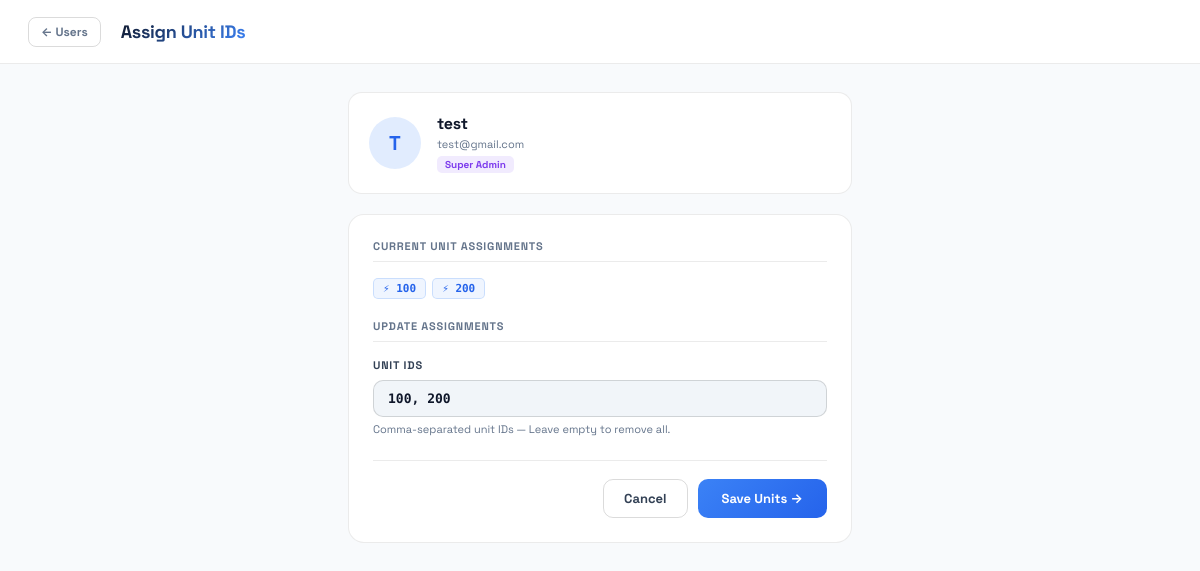
/users/3/assign/ (signed in), run on the app's committed database.
### app1/models.py (models this page shows, shortened)
class User(AbstractUser):
    ROLE_CHOICES = [
        ('superadmin', 'Super Admin'),
        ('admin', 'Admin'),
        ('user', 'User'),
    ]
    role = models.CharField(max_length=20, choices=ROLE_CHOICES, default='user')
    unit_ids = models.JSONField(
        default=list,
        blank=True,
        help_text="List of unit IDs this user has access to"
    )
    created_at = models.DateTimeField(auto_now_add=True)
    updated_at = models.DateTimeField(auto_now=True)
    groups = models.ManyToManyField(
        'auth.Group',
        verbose_name='groups',
        blank=True,
        related_name='app1_user_set',
        related_query_name='app1_user',
    )
    user_permissions = models.ManyToManyField(
        'auth.Permission',
        verbose_name='user permissions',
        blank=True,
        related_name='app1_user_set',
        related_query_name='app1_user',
    )
    class Meta:
        verbose_name = 'User'
        verbose_name_plural = 'Users'
    def is_admin_or_superadmin(self):
        return self.role in ('admin', 'superadmin')
    def get_unit_ids(self):
        return self.unit_ids if self.unit_ids else []

### app1/views.py (the view)
# urls.py: path('users/<int:user_id>/assign/',   views.assign_units, name='assign_units'),
@admin_required
def assign_units(request, user_id):
    target_user = get_object_or_404(User, pk=user_id)
    initial = {
        'unit_ids_input': ', '.join(str(u) for u in target_user.get_unit_ids())
    }
    form = AssignUnitsForm(request.POST or None, initial=initial)
    if request.method == 'POST' and form.is_valid():
        target_user.unit_ids = form.cleaned_data['unit_ids_input']
        target_user.save()
        messages.success(request, f'Units updated for "{target_user.username}".')
        return redirect('user_list')
    return render(request, 'app1/assign_units.html', {
        'form': form,
        'target_user': target_user,
    })

### app1/forms.py (shortened to what this page needs)
class AssignUnitsForm(forms.Form):
    unit_ids_input = forms.CharField(
        label='Unit IDs',
        required=False,
        widget=forms.TextInput(attrs={
            'placeholder': 'e.g. 100, 101, 102',
            'class': 'auth-input',
        }),
        help_text='Comma-separated unit IDs'
    )

### app1/views.py (called while the page is built)
def admin_required(view_func):
    @wraps(view_func)
    @login_required(login_url='login')
    def wrapper(request, *args, **kwargs):
        if not request.user.is_admin_or_superadmin():
            return HttpResponseForbidden(
                "<h2>403 – Forbidden</h2><p>Admin access required.</p>"
            )
        return view_func(request, *args, **kwargs)
    return wrapper

### app1/templates/app1/assign_units.html (shortened to what this page needs)
<!DOCTYPE html>
<html lang="en">
<head>
</head>
<body>
<header class="topbar">
  <a href="{% url 'user_list' %}" class="back-btn">← Users</a>
  <span class="topbar-title">Assign Unit IDs</span>
</header>
<div class="content">
  <div class="user-profile">
    <div class="avatar-lg">{{ target_user.username|slice:":1"|upper }}</div>
    <div>
      <div class="profile-name">{{ target_user.get_full_name|default:target_user.username }}</div>
      <div class="profile-sub">{{ target_user.email|default:"No email" }}</div>
      <span class="badge {{ target_user.role }}">{{ target_user.get_role_display }}</span>
    </div>
  </div>
  <div class="form-card">
    <div class="section-title">Current Unit Assignments</div>
    {% if target_user.unit_ids %}
      <div class="current-units" style="margin-bottom:20px;">
        {% for uid in target_user.unit_ids %}
          <span class="unit-pill">⚡ {{ uid }}</span>
        {% endfor %}
      </div>
    {% else %}
      <p class="unit-none" style="margin-bottom:20px;">No units currently assigned</p>
    {% endif %}
    <div class="section-title">Update Assignments</div>
    <form method="post" novalidate>
      <div class="fg">
        <label class="flb">Unit IDs</label>
        {{ form.unit_ids_input }}
        <div class="hint">{{ form.unit_ids_input.help_text }} — Leave empty to remove all.</div>
      </div>
      <div class="form-actions">
        <a href="{% url 'user_list' %}" class="cancel-btn">Cancel</a>
        <button type="submit" class="submit-btn">Save Units →</button>
      </div>
    </form>
  </div>
</div>
</body>
</html>

### app1/templates/app1/assign_units.html (style rules this page uses)
* { margin:0;padding:0;box-sizing:border-box; }
:root { --font-text:'Space Grotesk',-apple-system,BlinkMacSystemFont,sans-serif; --font-mono:'Syne Mono',monospace; --bg:#F8FAFC;--bg2:#FFFFFF;--surface:#F1F5F9; --border:rgba(0,0,0,0.08);--border2:rgba(0,0,0,0.14); --text1:#0F172A;--text2:#334155;--text3:#64748B; --accent:#3B82F6;--accent2:#2563EB;--error:#F43F5E; }
body { font-family:var(--font-text);background:var(--bg);color:var(--text1);font-size:13px;-webkit-font-smoothing:antialiased;min-height:100vh; }
.topbar { background:var(--bg2);border-bottom:1px solid var(--border);padding:0 28px;height:64px;display:flex;align-items:center;gap:20px;position:sticky;top:0;z-index:50; }
.topbar-title { font-size:18px;font-weight:800;background:linear-gradient(135deg,#0F172A,#3B82F6);-webkit-background-clip:text;background-clip:text;color:transparent;letter-spacing:-0.3px; }
.back-btn { display:inline-flex;align-items:center;gap:5px;font-size:12px;font-weight:700;color:var(--text3);text-decoration:none;padding:6px 12px;border-radius:8px;border:1px solid var(--border2);transition:all 0.15s; }
.content { padding:28px;max-width:560px;margin:0 auto; }
.user-profile { background:var(--bg2);border:1px solid var(--border);border-radius:14px;padding:20px;display:flex;align-items:center;gap:16px;margin-bottom:20px; }
.avatar-lg { width:52px;height:52px;border-radius:50%;background:rgba(59,130,246,0.15);display:flex;align-items:center;justify-content:center;font-size:20px;font-weight:800;color:#2563EB;flex-shrink:0; }
.profile-name { font-size:16px;font-weight:800;letter-spacing:-0.2px; }
.profile-sub { font-size:11px;color:var(--text3);margin-top:3px; }
.badge { display:inline-flex;align-items:center;gap:4px;font-size:10px;font-weight:800;padding:2px 8px;border-radius:5px;margin-top:5px; }
.badge.superadmin { background:rgba(139,92,246,0.12);color:#7C3AED; }
.form-card { background:var(--bg2);border:1px solid var(--border);border-radius:16px;padding:24px; }
.section-title { font-size:11px;font-weight:800;letter-spacing:0.8px;text-transform:uppercase;color:var(--text3);margin-bottom:16px;padding-bottom:8px;border-bottom:1px solid var(--border); }
.fg { margin-bottom:18px; }
.flb { display:block;font-size:11px;font-weight:700;color:var(--text2);letter-spacing:0.8px;text-transform:uppercase;margin-bottom:8px; }
.auth-input { width:100%;padding:10px 14px;background:var(--surface);border:1px solid var(--border2);border-radius:10px;color:var(--text1);font-family:var(--font-mono);font-size:13px;font-weight:600;outline:none;transition:border-color 0.15s,box-shadow 0.15s; }
.auth-input::placeholder { color:var(--text3);font-family:var(--font-text);font-weight:400;font-size:12px; }
.hint { font-size:11px;color:var(--text3);margin-top:5px; }
.current-units { display:flex;flex-wrap:wrap;gap:6px;margin-bottom:8px; }
.unit-pill { font-family:var(--font-mono);font-size:11px;font-weight:700;padding:3px 9px;background:rgba(59,130,246,0.08);border:1px solid rgba(59,130,246,0.2);border-radius:5px;color:#2563EB; }
.form-actions { display:flex;gap:10px;justify-content:flex-end;margin-top:24px;padding-top:18px;border-top:1px solid var(--border); }
.cancel-btn { padding:10px 20px;background:transparent;border:1px solid var(--border2);border-radius:10px;color:var(--text2);font-family:var(--font-text);font-size:13px;font-weight:700;cursor:pointer;text-decoration:none;display:inline-flex;align-items:center; }
.submit-btn { padding:10px 24px;background:linear-gradient(135deg,var(--accent),var(--accent2));border:none;border-radius:10px;color:#fff;font-family:var(--font-text);font-size:13px;font-weight:700;cursor:pointer;transition:opacity 0.15s; }

### data on the page
User: username "T", get_full_name "test", email "test@gmail.com", role "Super Admin"

### other printed values
{{ uid }} "100" "200"
